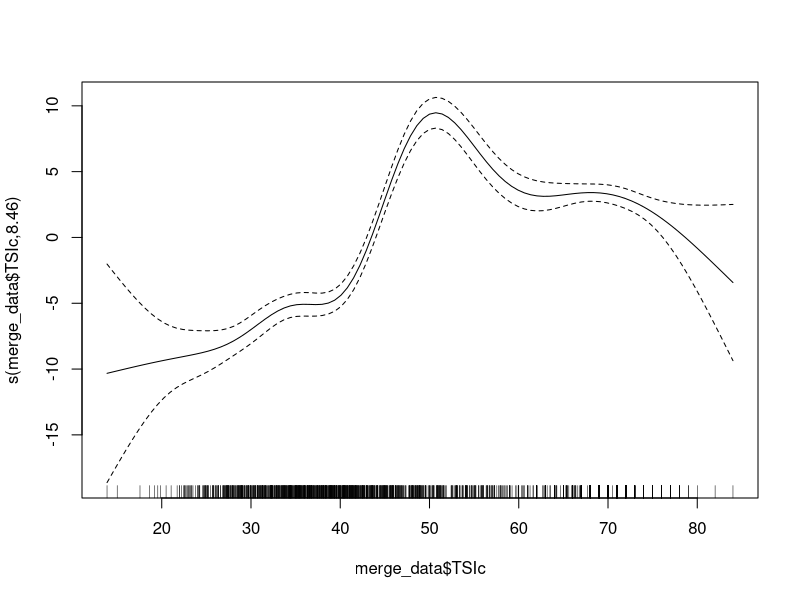
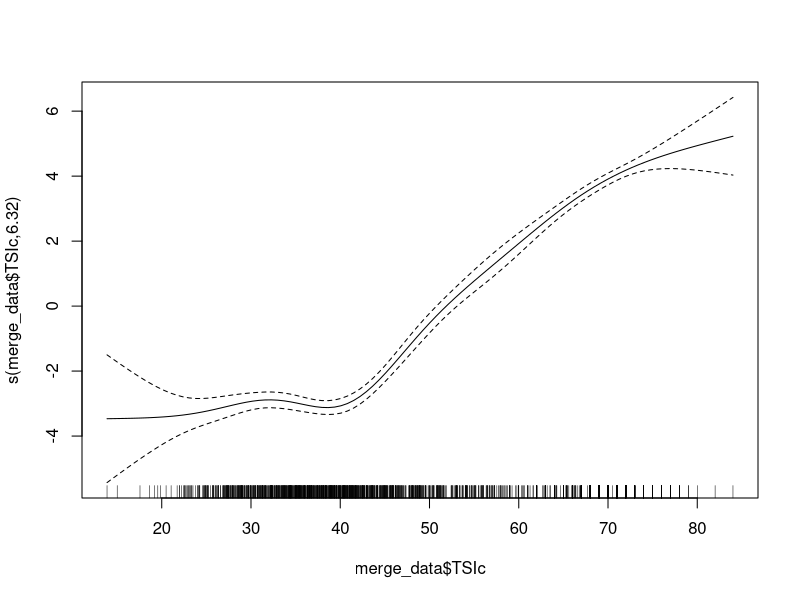
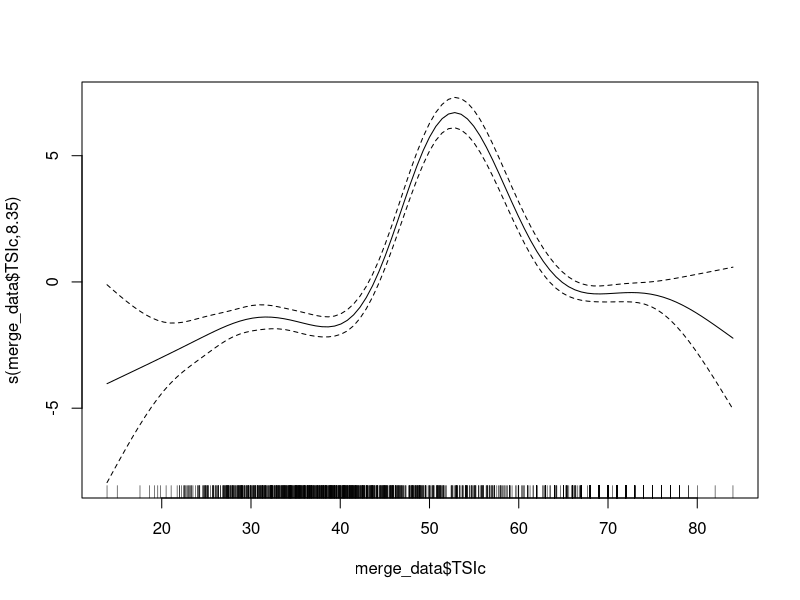
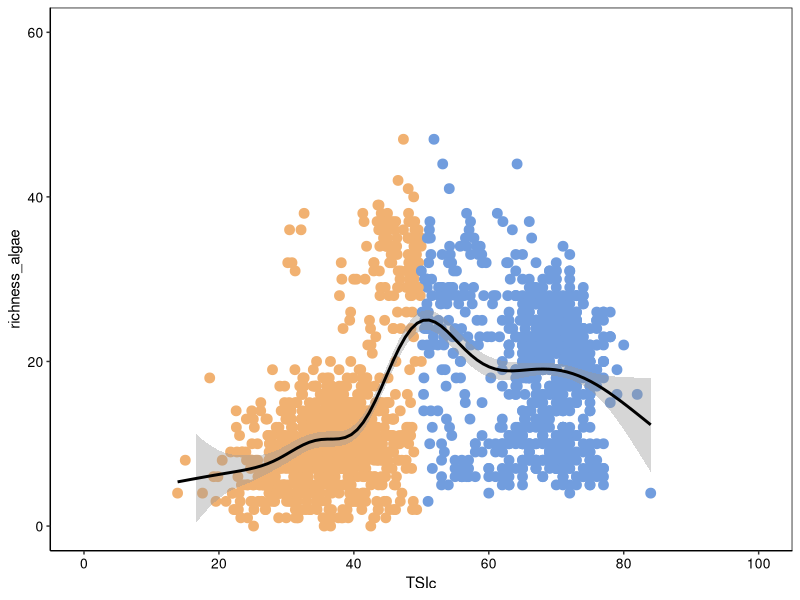
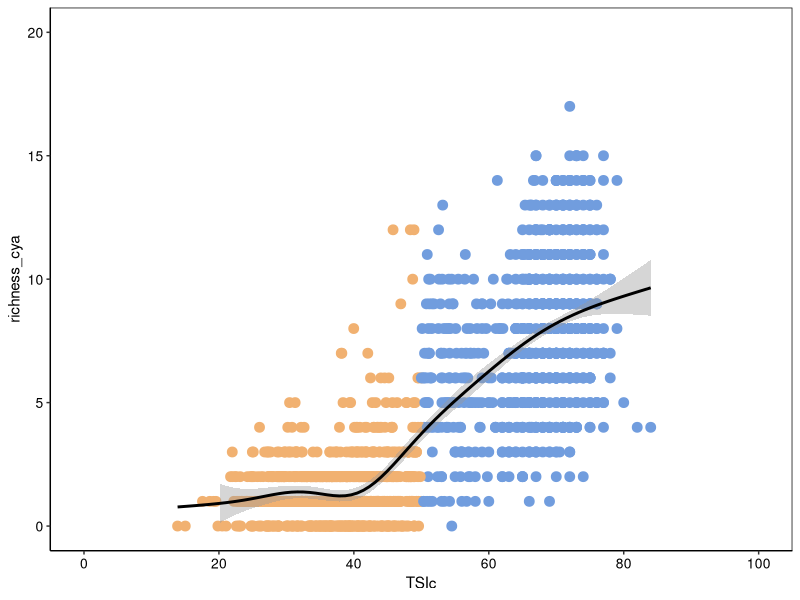
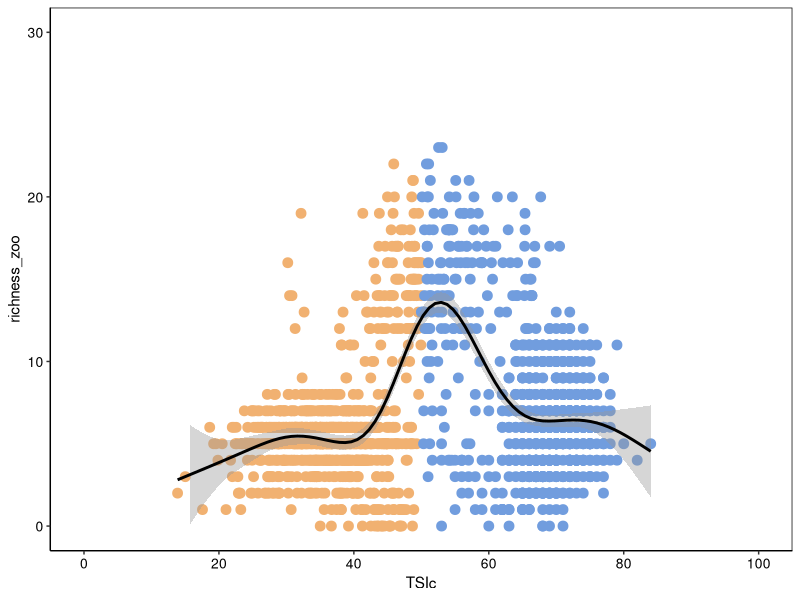
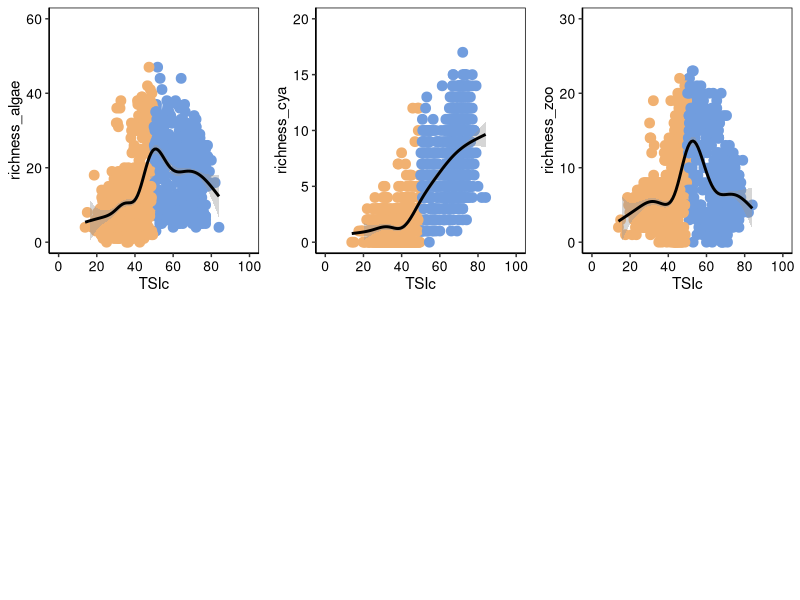
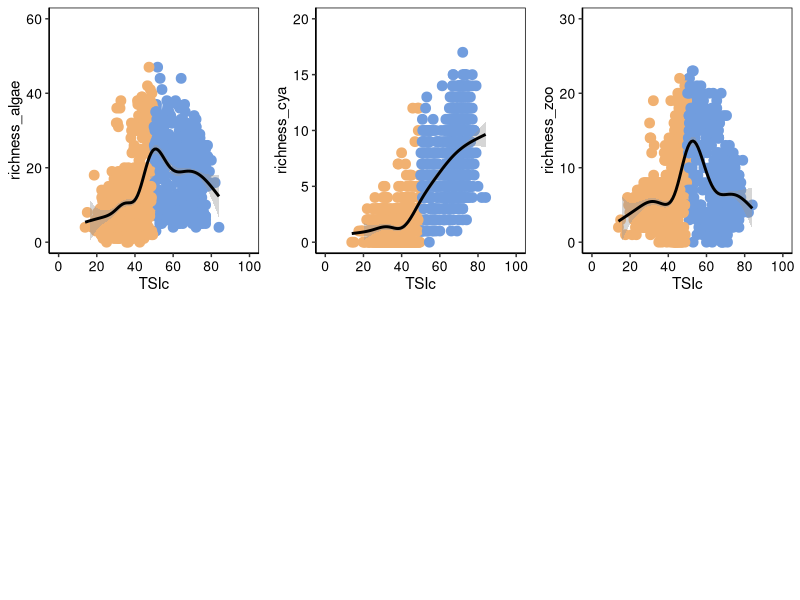

Write the R code that produced these figures, in order.
library(readxl)
library(ggpubr)

merge_data <- read_excel('Richness merge 20241105.xlsx')
merge_data$richness_phyto <- merge_data$richness_algae+merge_data$richness_cya

library(mgcv)
library(ggplot2)
library(ggsci)
gam_Algae <- gam(merge_data$richness_algae ~ s(merge_data$TSIc,k=10), family=gaussian(link='identity'))
summary(gam_Algae)
plot(gam_Algae)
gam_Cyanobacteria <- gam(merge_data$richness_cya ~ s(merge_data$TSIc,k=8), family=gaussian(link='identity'))
summary(gam_Cyanobacteria)
plot(gam_Cyanobacteria)
gam_Zooplankton <- gam(merge_data$richness_zoo ~ s(merge_data$TSIc,k=10), family=gaussian(link='identity'))
summary(gam_Zooplankton)
plot(gam_Zooplankton)


p1 <- ggplot(merge_data, aes(x = TSIc, y = richness_algae, color=TSIc_group)) +
        geom_point(size=3) +
        ylim(0, 60)+
        scale_x_continuous(limits=c(0,100),breaks = seq(0, 100, 20))+
        stat_smooth(method = "gam", formula = y ~ s(x,k=10), color = "black", se = TRUE) +
        #labs(title = "Algae")+
        scale_color_manual(values = c("Low" = "#F1B171", "High" = "#719DDE")) +
        theme(
          panel.background = element_blank(),      
          panel.grid.major = element_blank(),     
          panel.grid.minor = element_blank(),     
          panel.border = element_rect(colour = "black", fill = NA),  
          axis.line = element_line(colour = "black"),
          axis.text = element_text(size = 10, color = "black"),
          legend.position = "none"
        )
p1

p2 <- ggplot(merge_data, aes(x = TSIc, y = richness_cya, color=TSIc_group)) +
        geom_point(size=3) +
        scale_x_continuous(limits=c(0,100),breaks = seq(0, 100, 20))+
        scale_y_continuous(limits=c(0,20),breaks = seq(0, 20, 5))+
        #ylim(0, 125)+
        stat_smooth(method = "gam", formula = y ~ s(x,k=8), color = "black", se = TRUE) +
        #labs(title = "Cyanobacteria")+
        scale_color_manual(values = c("Low" = "#F1B171", "High" = "#719DDE")) +
        theme(
          panel.background = element_blank(),      
          panel.grid.major = element_blank(),     
          panel.grid.minor = element_blank(),     
          panel.border = element_rect(colour = "black", fill = NA),  
          axis.line = element_line(colour = "black"),
          axis.text = element_text(size = 10, color = "black"),
          legend.position = "none"
        )
p2

p3 <- ggplot(merge_data, aes(x = TSIc, y = richness_zoo, color=TSIc_group)) +
        geom_point(size=3) +
        ylim(0, 30)+
        scale_x_continuous(limits=c(0,100),breaks = seq(0, 100, 20))+
        stat_smooth(method = "gam", formula = y ~ s(x,k=10), color = "black", se = TRUE) +
        #labs(title = "Zooplankton")+
        scale_color_manual(values = c("Low" = "#F1B171", "High" = "#719DDE")) +
        theme(
          panel.background = element_blank(),      
          panel.grid.major = element_blank(),     
          panel.grid.minor = element_blank(),     
          panel.border = element_rect(colour = "black", fill = NA),  
          axis.line = element_line(colour = "black"),
          axis.text = element_text(size = 10, color = "black"),
          legend.position = "none"
        )
p3

library(cowplot)
combined_plot <- plot_grid(p1, p2, p3,nrow = 2, ncol = 3, align = 'hv')
combined_plot
ggsave("richness_each_plots.pdf", combined_plot, width = 18, height = 12, units = "cm")

#******************************************************************************

